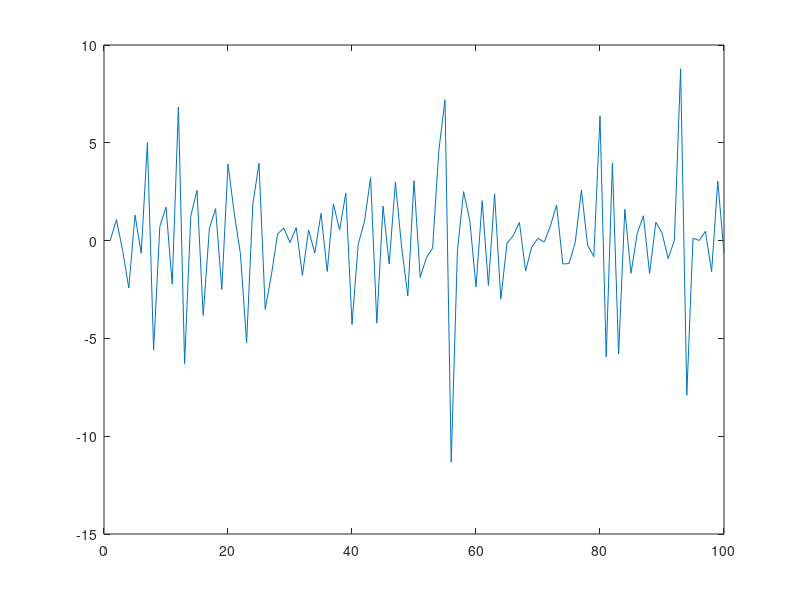

This chart was generated by the following MATLAB code:
WSD = 0.41; % Wait for Service Delay
DD = 0.43;  % Dispatcher Delay
FTD = 0.45;  % Fabric Transfer Delay
OD = 0.42;  % Output Delay
TLD = []; 

SHD = [];    % Switch Handle Delay
delSHD = [];  % Delay Jitter

time_step = [];

for i = 1: 100
    time_step(i) = i;
    TLD(i) = exprnd(1/0.45);    %  Table Lookup Delay
    SHD(i) = TLD(i) + WSD + DD + FTD + OD;
    if i == 1
        delSHD(i) = 0;
    else
        delSHD(i) = SHD(i) - SHD(i-1);
    end    
end

plot(time_step, delSHD);
